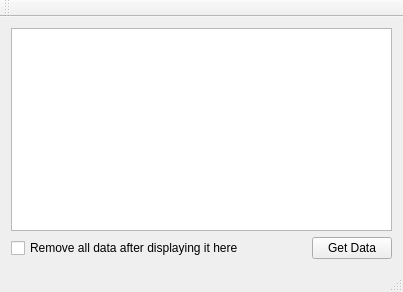
<?xml version="1.0" encoding="UTF-8"?>
<ui version="4.0">
 <class>MainWindow</class>
 <widget class="QMainWindow" name="MainWindow">
  <property name="geometry">
   <rect>
    <x>0</x>
    <y>0</y>
    <width>403</width>
    <height>292</height>
   </rect>
  </property>
  <property name="windowTitle">
   <string>Error Handler</string>
  </property>
  <property name="styleSheet">
   <string notr="true"/>
  </property>
  <widget class="QWidget" name="centralWidget">
   <layout class="QVBoxLayout" name="verticalLayout">
    <item>
     <widget class="QTextBrowser" name="textBrowser"/>
    </item>
    <item>
     <layout class="QHBoxLayout" name="horizontalLayout">
      <item>
       <widget class="QCheckBox" name="checkBox">
        <property name="text">
         <string>Remove all data after displaying it here</string>
        </property>
       </widget>
      </item>
      <item>
       <spacer name="horizontalSpacer">
        <property name="orientation">
         <enum>Qt::Horizontal</enum>
        </property>
        <property name="sizeHint" stdset="0">
         <size>
          <width>40</width>
          <height>20</height>
         </size>
        </property>
       </spacer>
      </item>
      <item>
       <widget class="QPushButton" name="pushButton">
        <property name="text">
         <string>Get Data</string>
        </property>
       </widget>
      </item>
     </layout>
    </item>
   </layout>
  </widget>
  <widget class="QMenuBar" name="menuBar">
   <property name="geometry">
    <rect>
     <x>0</x>
     <y>0</y>
     <width>403</width>
     <height>22</height>
    </rect>
   </property>
  </widget>
  <widget class="QToolBar" name="mainToolBar">
   <attribute name="toolBarArea">
    <enum>TopToolBarArea</enum>
   </attribute>
   <attribute name="toolBarBreak">
    <bool>false</bool>
   </attribute>
  </widget>
  <widget class="QStatusBar" name="statusBar"/>
 </widget>
 <layoutdefault spacing="6" margin="11"/>
 <resources/>
 <connections/>
</ui>
